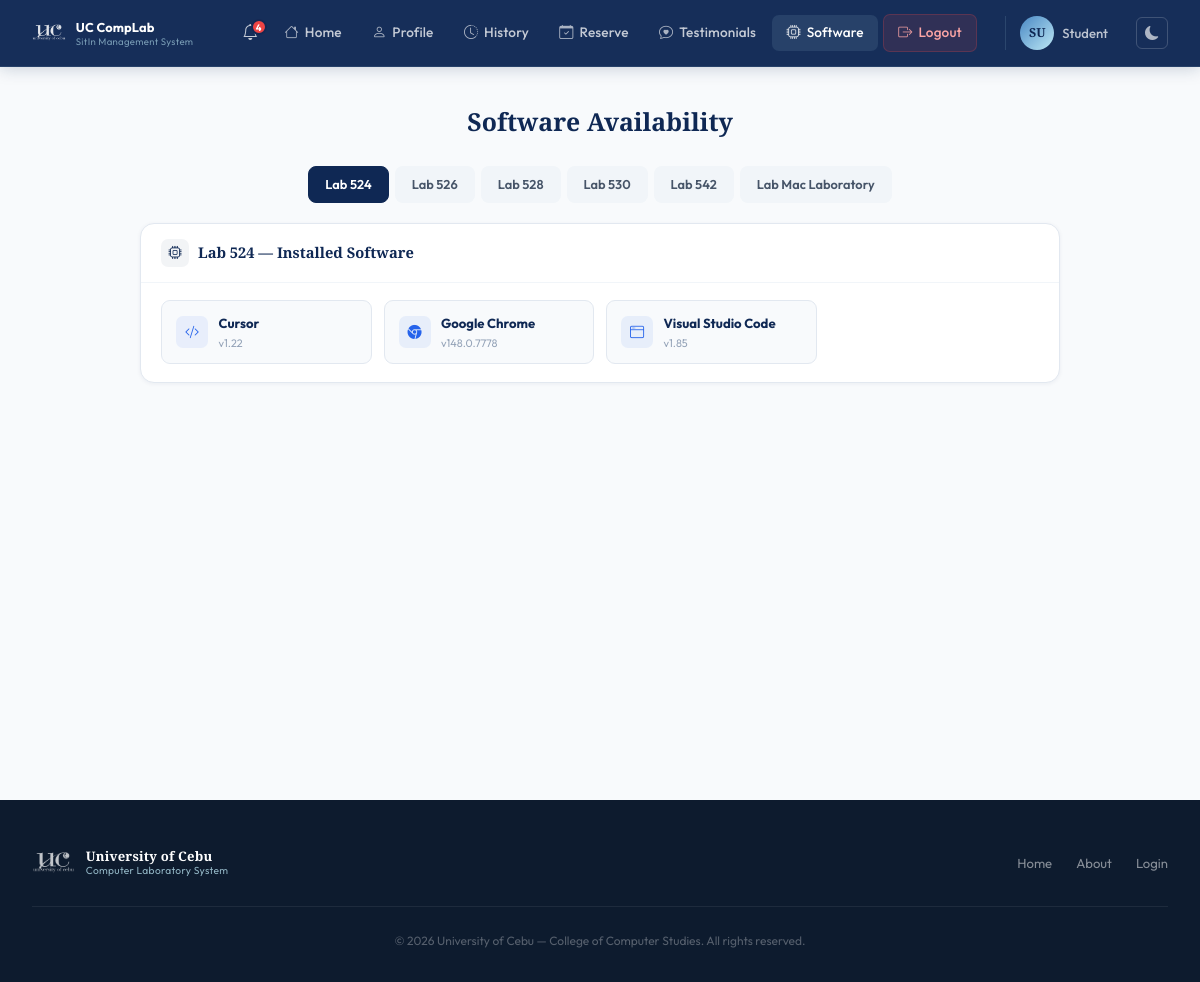
Page /pages/software.php (signed in) on the committed database.
### tables this page shows
CREATE TABLE lab_software (
            id            INTEGER PRIMARY KEY AUTOINCREMENT,
            lab_room      TEXT NOT NULL,
            software_name TEXT NOT NULL,
            version       TEXT,
            icon          TEXT,
            created_at    DATETIME DEFAULT CURRENT_TIMESTAMP
        );

### pages/software.php (the view, shortened to what this page needs)
<?php
$base = '../';
$db = getDB();
$labRooms = ['524','526','528','530','542','Mac Laboratory'];
$allSoftware = [];
foreach ($labRooms as $lab) {
    $stmt = $db->prepare("SELECT * FROM lab_software WHERE lab_room = ? ORDER BY software_name ASC");
    $stmt->execute([$lab]);
    $allSoftware[$lab] = $stmt->fetchAll();
}
require_once __DIR__ . '/../includes/header.php';
echo '<link rel="stylesheet" href="' . $base . 'assets/css/user.css">';
?>
<?php require_once __DIR__ . '/../includes/user-navbar.php'; ?>
<div class="user-page">
  <div class="user-page-inner">
    <div class="sw-page-wrap">
      <h1 class="sw-page-title">Software Availability</h1>
      <div class="sw-tabs" id="swTabs">
        <?php foreach ($labRooms as $i => $lab): ?>
          <div class="sw-tab <?= $i === 0 ? 'active' : '' ?>"
               data-lab="<?= htmlspecialchars($lab) ?>"
               onclick="switchSwTab(this)">
            Lab <?= htmlspecialchars($lab) ?>
          </div>
        <?php endforeach; ?>
      </div>
      <?php foreach ($labRooms as $i => $lab): ?>
        <div class="sw-panel <?= $i === 0 ? 'active' : '' ?>" id="swPanel-<?= htmlspecialchars($lab) ?>">
          <div class="sw-card">
            <div class="sw-card-head">
              <div class="sw-card-ico"><i class="bi bi-cpu"></i></div>
              <span class="sw-card-title">Lab <?= htmlspecialchars($lab) ?> — Installed Software</span>
            </div>
            <div class="sw-card-body">
              <?php if (empty($allSoftware[$lab])): ?>
                <div class="sw-empty">
                  <i class="bi bi-inbox"></i>
                  No software has been listed for this lab yet.
                </div>
              <?php else: ?>
                <div class="sw-grid">
                  <?php foreach ($allSoftware[$lab] as $sw): ?>
                    <div class="sw-item">
                      <div class="sw-item-icon">
                        <i class="bi <?= htmlspecialchars($sw['icon'] ?: 'bi-window') ?>"></i>
                      </div>
                      <div>
                        <div class="sw-item-name"><?= htmlspecialchars($sw['software_name']) ?></div>
                        <?php if ($sw['version']): ?>
                          <div class="sw-item-ver">v<?= htmlspecialchars($sw['version']) ?></div>
                        <?php endif; ?>
                      </div>
                    </div>
                  <?php endforeach; ?>
                </div>
              <?php endif; ?>
            </div>
          </div>
        </div>
      <?php endforeach; ?>
    </div>
  </div>
</div>
<?php require_once __DIR__ . '/../includes/footer.php'; ?>

### assets/css/style.css (style rules this page uses)
:root { --navy: #0F2854; --blue: #1C4D8D; --mid: #4988C4; --light: #BDE8F5; --white: #FFFFFF; --gray-50: #F8FAFC; --gray-100: #F0F4F8; --gray-200: #E2E8F0; --gray-400: #94A3B8; --gray-600: #475569; --gray-900: #0D1B2E; --font-display: 'Playfair Display', Georgia, serif; --font-body: 'Outfit', sans-serif; --shadow-xs: 0 1px 3px rgba(15, 40, 84, 0.08); --shadow-sm: 0 2px 8px rgba(15, 40, 84, 0.10); --shadow-md: 0 8px 30px rgba(15, 40, 84, 0.14); --shadow-lg: 0 20px 60px rgba(15, 40, 84, 0.22); --radius: 10px; --radius-lg: 16px; --transition: all 0.25s cubic-bezier(0.4, 0, 0.2, 1); }
*, *::before, *::after { box-sizing: border-box; margin: 0; padding: 0; }
html { scroll-behavior: smooth; }
body { font-family: var(--font-body); background: var(--white); color: var(--navy); line-height: 1.6; overflow-x: hidden; -webkit-font-smoothing: antialiased; }

### assets/css/user.css (style rules this page uses)
.user-page { min-height: 100vh; background: var(--gray-50); padding-top: 66px; }
.user-page-inner { max-width: 1280px; margin: 0 auto; padding: 2.25rem 2rem; }

### pages/software.php (style rules this page uses)
.sw-page-wrap { max-width: 920px; margin: 0 auto; }
.sw-page-title { font-family: var(--font-display); font-size: 1.55rem; font-weight: 800; color: var(--navy); text-align: center; margin-bottom: 1.5rem; }
.sw-tabs { display: flex; gap: 6px; flex-wrap: wrap; margin-bottom: 1.25rem; justify-content: center; }
.sw-tab { padding: 0.45rem 1rem; border-radius: 8px; background: #f1f5f9; color: #475569; font-size: 0.80rem; font-weight: 600; cursor: pointer; transition: all 0.15s; border: 1.5px solid transparent; }
.sw-tab.active { background: var(--navy); color: #fff; border-color: var(--navy); }
.sw-card { background: #fff; border: 1px solid #e2e8f0; border-radius: 14px; box-shadow: 0 1px 4px rgba(15,40,84,0.06); overflow: hidden; }
.sw-card-head { display: flex; align-items: center; gap: 9px; padding: 0.95rem 1.25rem; border-bottom: 1px solid #f1f5f9; }
.sw-card-ico { width: 28px; height: 28px; border-radius: 7px; background: rgba(15,40,84,0.05); display: flex; align-items: center; justify-content: center; color: var(--navy); font-size: 0.82rem; flex-shrink: 0; }
.sw-card-title { font-family: var(--font-display); font-size: 0.92rem; font-weight: 800; color: var(--navy); }
.sw-card-body { padding: 1.1rem 1.25rem; }
.sw-grid { display: grid; grid-template-columns: repeat(auto-fill, minmax(200px, 1fr)); gap: 0.75rem; }
.sw-item { display: flex; align-items: center; gap: 0.65rem; padding: 0.7rem 0.875rem; background: #f8fafc; border: 1px solid #e2e8f0; border-radius: 9px; transition: all 0.15s; }
.sw-item-icon { width: 32px; height: 32px; border-radius: 7px; background: rgba(37,99,235,0.08); color: #2563EB; display: flex; align-items: center; justify-content: center; font-size: 0.88rem; flex-shrink: 0; }
.sw-item-name { font-size: 0.82rem; font-weight: 700; color: var(--navy); margin-bottom: 1px; }
.sw-item-ver { font-size: 0.68rem; color: #94a3b8; }
.sw-panel { display: none; }
.sw-panel.active { display: block; }

### rows in the picture
lab_software: software_name "Cursor", version "1.22"
lab_software: software_name "Google Chrome", version "148.0.7778"
lab_software: software_name "Visual Studio Code", version "1.85"

### other values in the picture
$_unread "4"
$_initials "SU"
$_currentUser['first_name'] "Student"
$lab "524"
$lab "526"
$lab "528"
$lab "530"
$lab "542"
$lab "Mac Laboratory"
